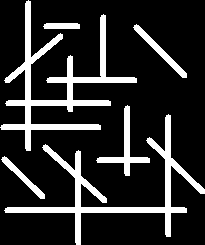
#> input picture sample1.png, 205 x 245 px
$ python morfologia.py
#> lines starting #> are read from the running program, lines starting #| are printed output that depends on the picture; after the words box and inside, x2 and y2 are one past the last pixel; in counts of white or black regions, pixels touching at a corner belong together
#> `img = cv2.imread('../sample1.png',0)`: img: shape (245, 205); 16.9% white; 6 white regions, box (x1, y1, x2, y2) and area: (0, 0, 137, 151) 3611, (4, 114, 205, 245) 3181, (96, 105, 150, 176) 696, (133, 24, 187, 78) 459, (1, 156, 45, 199) 346, (43, 23, 80, 29) 213
import argparse
import numpy as np
import cv2
import math
from math import *


def binario(image):
    rows,cols=image.shape
#> rows = 245; cols = 205
    for i in range (0,rows):
        for j in range (0,cols-1):
            if (image[i][j]>=128):
                image[i][j]=255
            else:
                image[i][j]=0
    return image

#1
vertical=[[-1,0],[0,0],[1,0]]
#2
cruz=[[-1,0],[0,0],[1,0],[0,-1],[0,1]]
#3
horizontal=[[0,-1],[0,0],[0,1]]
#4
chacana=[[-2,0],[-1,-1],[-1,0],[-1,1],[0,-2],[0 ,-1],[0 ,0],[0, 1],[0,2],[1 ,-1],[1, 0],[1,1],[2,0]]
#5
vacio=[[-1,0],[-1,1],[0,1]]


def erosion(image,structure):
    rows,cols=image.shape
    newImg=np.zeros((rows,cols),np.uint8)
    for i in range (0,rows):
        for j in range (0,cols):
            value = True
            for x in structure:
                if(i+x[0]<rows and j+x[1] < cols and image[i+x[0]][j+x[1]]==0):
                    value=False
                    break
            if (value):
                newImg[i][j]=255
    return newImg

def dilatacion(image,structure):
    rows,cols=image.shape
    newImg=np.zeros((rows,cols),np.uint8)
    for i in range (0,rows):
        for j in range (0,cols):
            if (image[i][j]==255):
                for x in structure:
                    if(i+x[0]<rows and j+x[1] < cols):
                        newImg[i+x[0]][j+x[1]]=255
    return newImg

def opening(image,structure):
    return dilatacion(erosion(image,structure),structure)

def closing(image,structure):
    return erosion(dilatacion(image,structure),structure)

def HitOrMiss(image,structure1,structure2):
    rows,cols=image.shape
#> rows = 245; cols = 205
    # [6 lines of commented-out code are left out]
    complement = cv2.bitwise_not(image)
    cv2.imshow('complement',complement)
    first = erosion (image,structure1)
#> after the loop in erosion, `for i in range (0,rows):`:
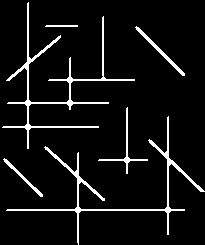
#> newImg: shape (245, 205); 6.6% white in thin lines or dots
    second = erosion (complement,structure2)
#> after the loop in erosion (call 2), `for i in range (0,rows):`:
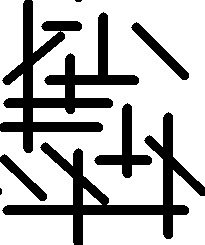
#> newImg: shape (245, 205); 72.5% white; 7 black regions (2 under 20 px), largest, box (x1, y1, x2, y2) and area: (0, 0, 139, 153) 6274, (2, 112, 205, 245) 5084, (94, 103, 152, 178) 1172, (131, 22, 189, 80) 695, (0, 154, 47, 201) 541
    cv2.imshow('first',first)
    cv2.imshow('second',second)
    # [4 lines of commented-out code are left out]
    return cv2.bitwise_or(first,second)
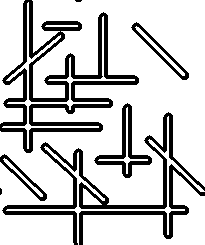
#> returned value: shape (245, 205); 79.2% white; 8 black regions (2 under 20 px), largest, box (x1, y1, x2, y2) and area: (0, 0, 139, 153) 4876, (2, 112, 205, 245) 2714, (79, 164, 205, 245) 1096, (94, 103, 152, 178) 932, (131, 22, 189, 80) 454, (0, 154, 47, 201) 373


img = cv2.imread('../sample1.png',0)
img=binario(img)
cv2.imshow('Original',img)
# [4 lines of commented-out code are left out]
cv2.imshow('HitOrMiss',HitOrMiss(img,chacana,chacana))


cv2.waitKey(0)
cv2.destroyAllWindows()

$ run again, with blancoNegro.png copied over sample1.png
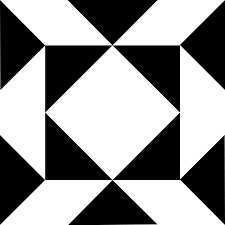
#> input picture blancoNegro.png, 225 x 225 px
#> img is the input picture: shape (225, 225); min 0, max 255, mean 148.5
#> after the loop in erosion (call 2), `for i in range (0,rows):`:
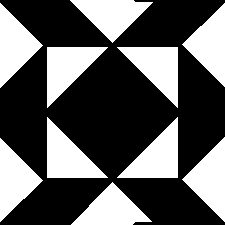
#> newImg: shape (225, 225); 36.5% white; 10 white regions, largest, box (x1, y1, x2, y2) and area: (47, 47, 108, 108) 1891, (117, 47, 178, 108) 1891, (47, 117, 108, 178) 1891
#> in HitOrMiss, `return cv2.bitwise_or(first,second)`:
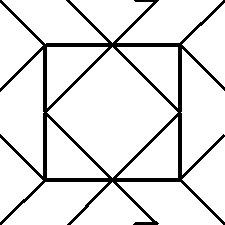
#> returned value: shape (225, 225); 89.4% white; 1 black region, box (x1, y1, x2, y2) and area: (0, 0, 225, 225) 5341
